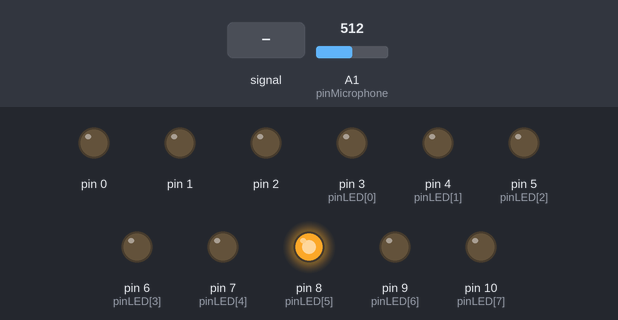
Simulated run of this sketch. Board: Arduino Uno, built with avr-gcc and run on an emulated ATmega328P. On the bench: output pins drawn as LEDs (lit = HIGH). The test bench sets the inputs (shaded band); at power-on: A1 (pinMicrophone) = 512.

Above: at 1.2 s.
1.3 s: A1 (pinMicrophone) fed a 200 Hz sine of ±255 counts around its level
At 1.8 s:
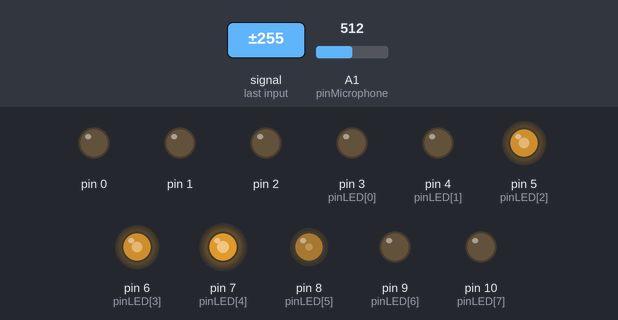
4.3 s: A1 (pinMicrophone) set to 390
5.8 s: A1 (pinMicrophone) fed a 1000 Hz sine of ±255 counts around its level
At 7.57 s:
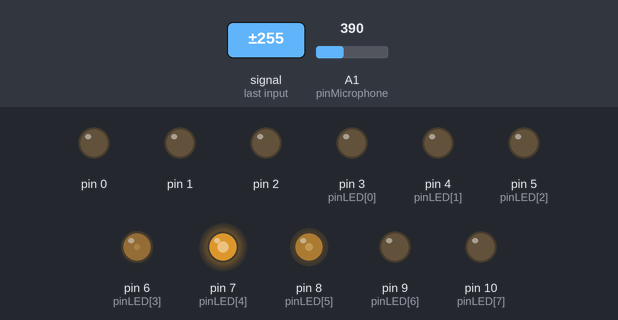
8.8 s: A1 (pinMicrophone) set to 410
At 9.9 s:
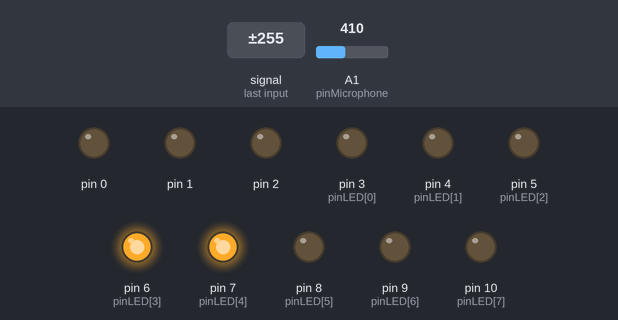
10.3 s: A1 (pinMicrophone) fed a 2 Hz sine of ±306 counts around its level
At 10.9 s:
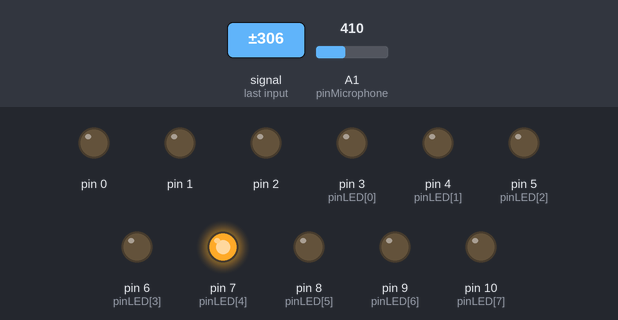
13.3 s: A1 (pinMicrophone) fed a 50 Hz sine of ±306 counts around its level
Timing chart, 0 to 17.3 s (numbered marks = the images above; inputs shaded):
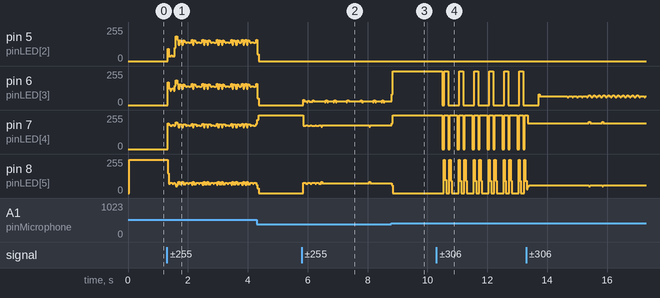

Measured:
- after the input at 10.3 s, pin 6 (pinLED[3]): 255/255 → 0/255 after 0.20 s, then repeats every 0.50 s: 255/255 0.13 s, 0/255 0.37 s; pin 7 (pinLED[4]): 255/255 → 0/255 after 0.20 s, then repeats every 0.50 s: 255/255 0.13 s, 0/255 0.06 s, 255/255 0.25 s, 0/255 0.06 s

The sketch:

Sound_Sensor.ino
```cpp
// (licence header left out)
#include <Arduino.h>

//#define DEBUG

#ifdef DEBUG
#define TAB() {       \
  Serial.print('\t'); \
}
#else
#define TAB()
#endif

#define ANALOG_2V5        512  // Aref = 5V with 10 bits resolution (4,88 mV/bit)
#define ANALOG_DEVIATION  100  // 0,5 V deviation

const int pinMicrophone = A1;
const int pinLED[] = { 3 , 4 , 5 , 6 , 7 , 8 , 9 , 10 , 11 , 12 , 13 }; // 5x Green + 1x Yellow + 5x Red
const int thresholds[] = { 100 , 200 , 300 , 400 , 512 , 630 , 730 , 830 , 930 };
const int *ptrYellow = &pinLED[5];

int analog_value;

void setup(){
#ifdef DEBUG
  Serial.begin(115200);
  Serial.println("Sound Sensor Demo");
#endif

  for(int i=0 ; i < 11 ; i++){
    pinMode(i, OUTPUT);
    digitalWrite(i, LOW);
  }

}


void loop(){
  analog_value = analogRead(pinMicrophone);

  if(abs(analog_value - ANALOG_2V5) <= ANALOG_DEVIATION){
      for(int i=0 ; i < 11 ; i++)
        digitalWrite(pinLED[i], LOW);
    digitalWrite(pinLED[5], HIGH);
  } else {
    digitalWrite(pinLED[5], LOW);

    if(analog_value < ANALOG_DEVIATION){
      for(int i=0 ; i < 5 ; i++)
        digitalWrite(pinLED[i], LOW);

      TAB();
      digitalWrite(pinLED[6], HIGH); // then the first interval must be active
      if(analog_value < 400){
        TAB();
        digitalWrite(pinLED[7], HIGH);
      }
      if(analog_value < 300){
        TAB();
        digitalWrite(pinLED[8], HIGH);
      }
      if(analog_value < 200){
        TAB();
        digitalWrite(pinLED[9], HIGH);
      }
      if(analog_value < 100){
        TAB();
        digitalWrite(pinLED[10], HIGH);
      }
    } else {
      for(int i=6 ; i < 11 ; i++)
        digitalWrite(pinLED[i], LOW);

      TAB();
      digitalWrite(pinLED[4], HIGH); // then the first interval must be active
      if(analog_value > 630){
        TAB();
        digitalWrite(pinLED[3], HIGH);
      }
      if(analog_value > 730){
        TAB();
        digitalWrite(pinLED[2], HIGH);
      }
      if(analog_value > 830){
        TAB();
        digitalWrite(pinLED[1], HIGH);
      }
      if(analog_value > 930){
        TAB();
        digitalWrite(pinLED[0], HIGH);
      }
    }
  }

#ifdef DEBUG
  Serial.println(analog_value);
  delay(50);
#else
  delay(1);
#endif
}
```
